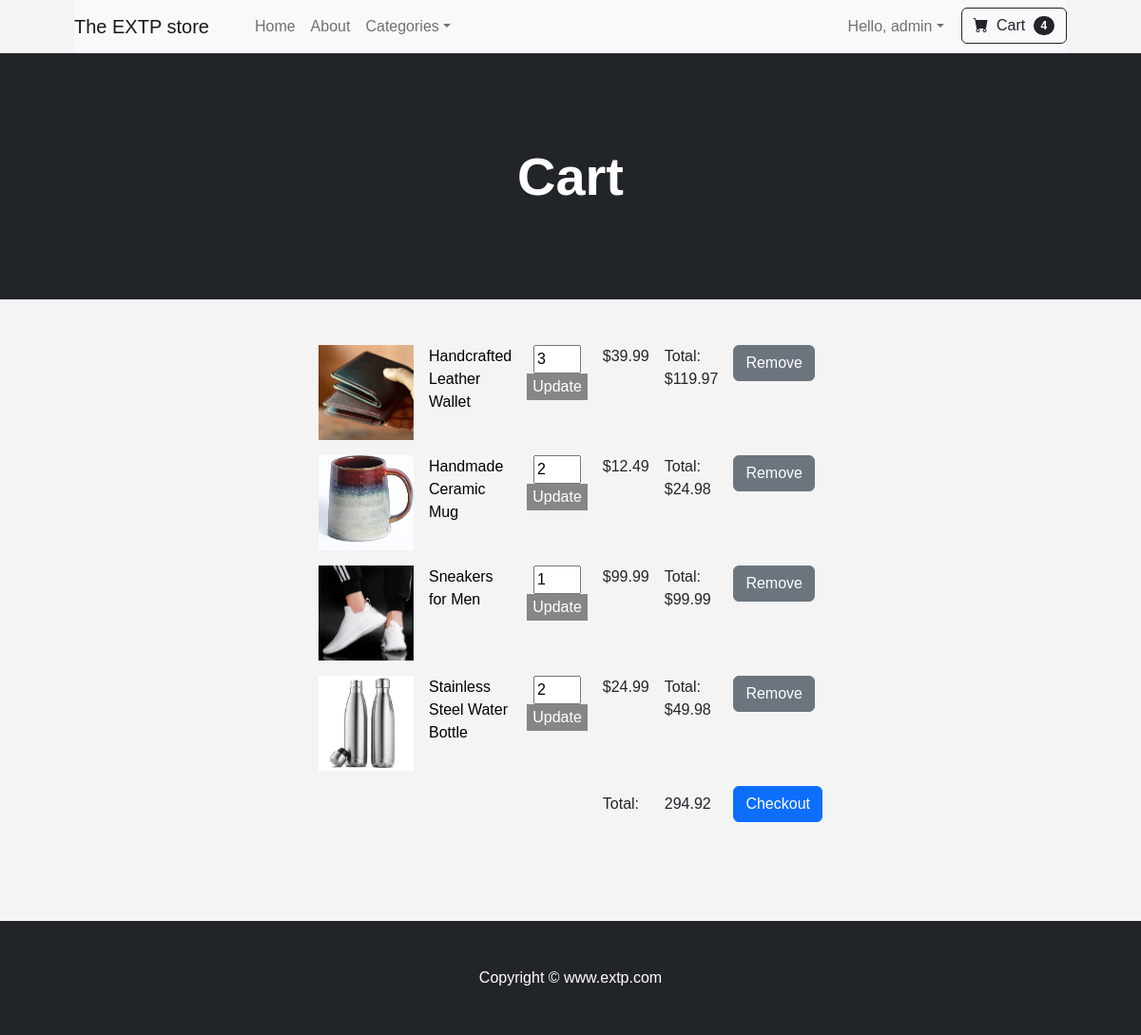
The app's page /cart/ (signed in), older data.
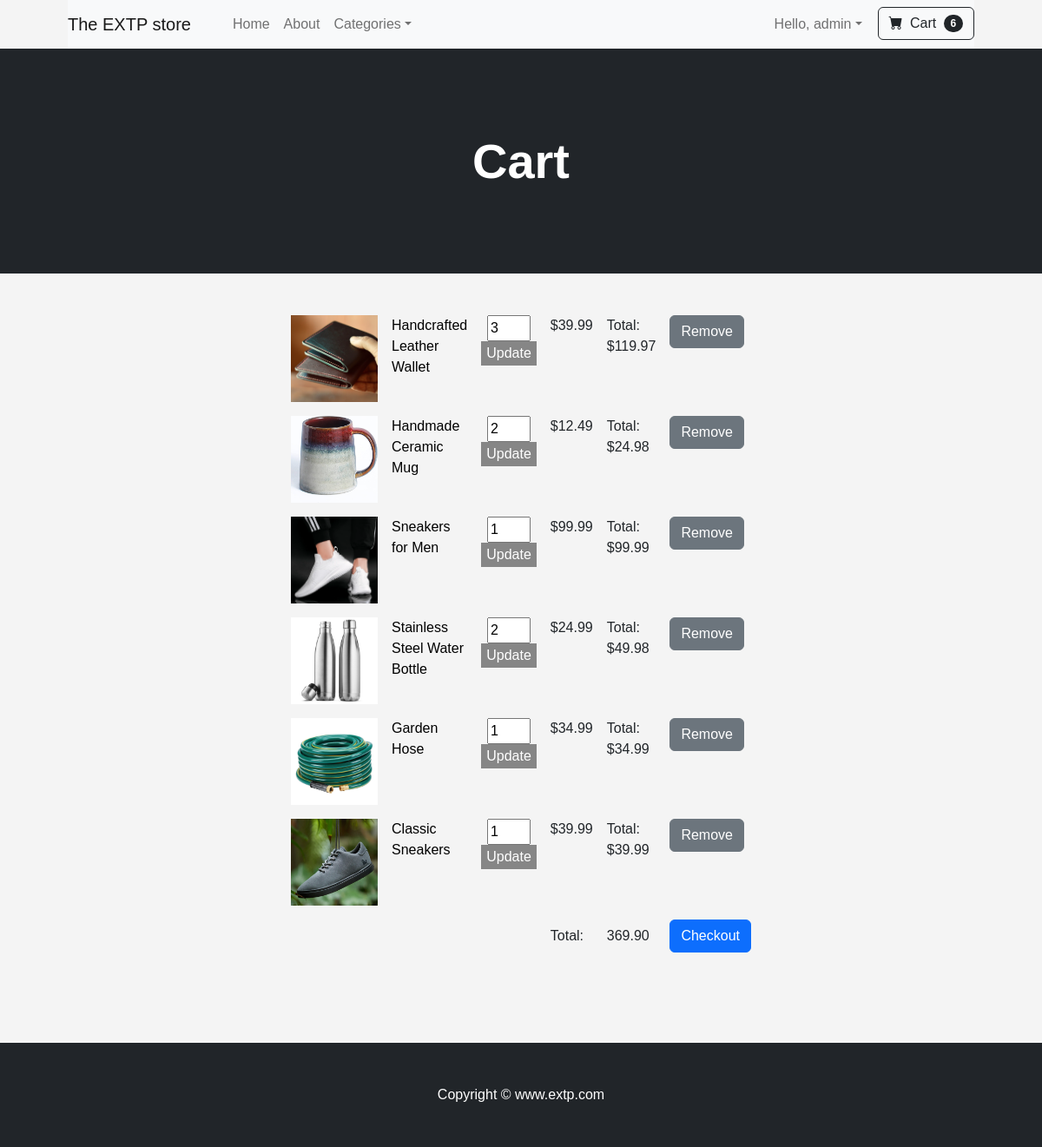
The same page, newer data.
### cart/models.py (models this page shows, shortened)
class Cart(models.Model):
    user = models.ForeignKey(User, on_delete=models.CASCADE)
    product = models.ForeignKey(Product, on_delete=models.CASCADE)
    quantity = models.IntegerField(default=1)
    @property
    def total_item_price(self):
        return self.quantity * self.product.price

### ecommerce/models.py (models this page shows)
class Product(models.Model):
    product_name = models.CharField(max_length=100)
    category = models.ForeignKey(Category, on_delete=models.SET_NULL, blank=True, null=True)
    description = models.TextField()
    image = models.ImageField(upload_to='product_images/', blank=True, null=True)
    created_at = models.DateTimeField(auto_now_add=True)
    price = models.DecimalField(max_digits=6, decimal_places=2)
    quantity = models.IntegerField(default=55)
    seller = models.CharField(max_length=100, default="EXTP")
    on_sale = models.BooleanField(default=False)
    sale_price = models.DecimalField(max_digits=6, decimal_places=2, blank=True, null=True)
    def __str__(self):
        return self.product_name

### cart/views.py (the view)
# urls.py: path('', views.cart_details, name='cart_details'),
@login_required
def cart_details(request):
    cart_items = Cart.objects.filter(user=request.user)
    total_price = sum(item.quantity * item.product.price for item in cart_items)
    return render(request, "cart/cart_details.html", {"cart_items": cart_items, "total_price": total_price})

### ecommerce/views.py (called while the page is built)
def custom_context(request):
    categories = models.Category.objects.all()
    if request.user.is_authenticated:
        quantity_cart = Cart.objects.filter(user=request.user).count()
    else:
        quantity_cart = 0
    return {'categories': categories, "quantity_cart": quantity_cart}

### templates/cart/cart_details.html (shortened to what this page needs)
{% extends "base.html" %}
{% block content %}
    <header class="bg-dark py-5">
        <div class="container px-4 px-lg-5 my-5">
            <div class="text-center text-white">
                <h1 class="display-4 fw-bolder">Cart</h1>
            </div>
        </div>
    </header>
    <div style="display: flex; justify-content: center; margin: 20px 160px 40px 160px; padding: 20px 260px 40px 260px;">
    {% if cart_items %}
        <br><br><br><br><br><br><br><br><br><br><br><br><br><br><br><br><br><br>
        <table class="table table-borderless">
            <tbody>
                {% for item in cart_items %}
                    <tr>
                        <td>
                            <a href="{% url 'ecommerce:product_detail' item.product.id %}">
                                <img src="{{ item.product.image.url }}" alt="product" width="100" height="100">
                            </a>
                        </td>
                        <td>
                            <a href="{% url 'ecommerce:product_detail' item.product.id %}" style="text-decoration: none; color: black;">
                                {{ item.product }}
                            </a>
                        </td>
                        <td>
                            <form action="{% url 'cart:update_cart_item' item.id %}" method="post">
                                <input type="number" name="quantity" value="{{ item.quantity }}" min="1" style="width: 50px;">
                                <button type="submit" style="height: 28px;">Update</button>
                            </form>
                        </td>
                        <td>${{ item.product.price }}</td>
                        <td>Total: ${{ item.total_item_price }}</td>
                        <td><a href="{% url 'cart:remove_from_cart' item.id %}"><button class="btn btn-secondary" >Remove</button></a></td>
                    </tr>
                {% endfor %}
            </tbody>
            <tfoot>
                <tr>
                    <td colspan="3"></td>
                    <td>Total:</td>
                    <td>{{ total_price }}</td>
                    <td><a href="#" class="btn btn-primary">Checkout</a></td>
                </tr>
            </tfoot>
        </table>
    {% else %}
    <br><br><br><br><br><br><br><br><br><br><br><br><br><br>
        <p>Your shopping cart is empty.</p>
    {% endif %}
    </div>
{% endblock %}

### templates/base.html (shortened to what this page needs)
{% load static %}
<!DOCTYPE html>
<html lang="en">
    <head>
        <link href="https://cdn.jsdelivr.net/npm/bootstrap-icons@1.5.0/font/bootstrap-icons.css" rel="stylesheet" />
        <link href="{% static 'css/styles.css' %}" rel="stylesheet" />
    </head>
    <body>
        <div class="container px-4 px-lg-5">
            <nav class="navbar navbar-expand-lg navbar-light bg-light sticky-top">
                <a class="navbar-brand" href="{% url 'ecommerce:home' %}">The EXTP store</a>
                <div class="collapse navbar-collapse" id="navbarSupportedContent">
                    <ul class="navbar-nav me-auto mb-2 mb-lg-0 ms-lg-4">
                        <li class="nav-item"><a class="nav-link" aria-current="page" href="{% url 'ecommerce:home' %}">Home</a></li>
                        <li class="nav-item"><a class="nav-link" href="{% url 'ecommerce:about' %}">About</a></li>
                        <li class="nav-item dropdown">
                            <a class="nav-link dropdown-toggle" id="navbarDropdown" href="#" role="button" data-bs-toggle="dropdown" aria-expanded="false">Categories</a>
                        </li>
                    </ul>
                    <ul class="navbar-nav ml-auto mb-2 mb-lg-0">
                        {% if user.is_authenticated %}
                        <li class="nav-item dropdown">
                            <a class="nav-link dropdown-toggle" id="navbarDropdown" href="#" role="button" data-bs-toggle="dropdown" aria-expanded="false" style="margin-right: 10px;">Hello, {{ user.username }}</a>
                        </li>
                        {% else %}
                        <li class="nav-item"><a class="nav-link" href="{% url 'user:login' %}">Sign In</a></li>
                        <li class="nav-item" style="margin-right: 10px;"><a class="nav-link" href="{% url 'user:registration' %}">Sign Up</a></li>
                        {% endif %}
                        <li class="nav-item">
                            {% if user.is_authenticated %}
                            <a href="{% url 'cart:cart_details' %}">
                                <button class="btn btn-outline-dark" type="submit">
                                    <i class="bi-cart-fill me-1"></i>
                                    Cart
                                    <span class="badge bg-dark text-white ms-1 rounded-pill">{{ quantity_cart }}</span>
                                </button>
                            </a>
                            {% endif %}
                        </li>
                    </ul>
                </div>
            </nav>
        </div>
        {% block content %}
        {% endblock %}
        <footer class="py-5 bg-dark"  >
            <div class="container"><p class="m-0 text-center text-white">Copyright &copy; www.extp.com </p></div>
        </footer>
    </body>
</html>

Row changes from the older to the newer data that the page shows:
added Cart: product.image (picture), product "Garden Hose", quantity "1", product.price "34.99", total_item_price "34.99"
added Cart: product.image (picture), product "Classic Sneakers", quantity "1", product.price "39.99", total_item_price "39.99"
Text that changed along with them:
{{ quantity_cart }}: "4" → "6"
{{ total_price }}: "294.92" → "369.90"
